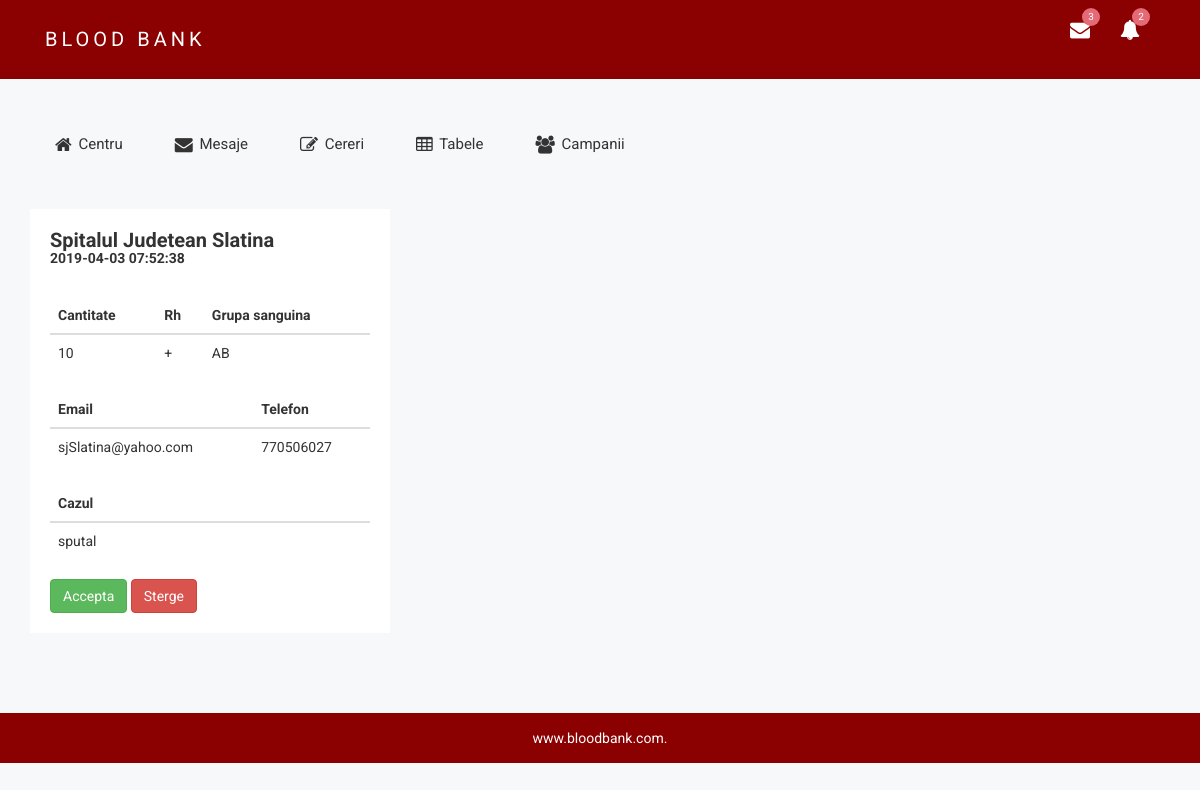
/bloodbank/a_centru/index.php/spitale/cereri_spitale, run on the app's committed database.
### tables this page shows
CREATE TABLE `spitale` (
  `ID` int(255) NOT NULL,
  `denumire` varchar(255) NOT NULL,
  `email` varchar(255) NOT NULL,
  `telefon` int(9) NOT NULL,
  `cantitate` int(255) NOT NULL,
  `rh` varchar(20) NOT NULL,
  `grupa` varchar(20) NOT NULL,
  `cazul` varchar(255) NOT NULL,
  `data_cererii` timestamp NOT NULL DEFAULT CURRENT_TIMESTAMP,
  `activ` int(11) NOT NULL
);

### bloodbank/a_centru/application/controllers/Spitale.php (called while the page is built, shortened)
<?php
class Spitale extends CI_Controller {
	public function __construct()
	{
		$this->load->model('spitale_m');
		$this->load->model('stocuri_m');
	}
	public function cereri_spitale(){
		$data = array(
			'spitale'=> $this->spitale_m->get_cereri_spitale(),
		);
		$this->load->view('layout/header');
		$this->load->view('layout/navbar');
		$this->load->view('cereri/cereri_spitale',$data);
		$this->load->view('layout/footer');
	}
}

### bloodbank/a_centru/index.php (called while the page is built, shortened)
<?php
require_once BASEPATH.'core/CodeIgniter.php';

### bloodbank/a_centru/application/models/spitale_m.php (called while the page is built, shortened)
<?php
class spitale_m extends CI_Model {
	function get_cereri_spitale(){
		$this->db->select('*');
		$this->db->from('spitale');
		$this->db->where('activ','0');
		$query=$this->db->get();
		return $query->result();
	}
	}

### bloodbank/a_centru/application/views/cereri/cereri_spitale.php (the view)
<div class="container">
    <div class="row">
       <?php foreach($spitale as $spital): ?>
        <div class="col-lg-4 col-md-6 col-sm-6 col-xs-12">
            <div class="recent-items-wp notika-shadow sm-res-mg-t-30">
                <div class="rc-it-ltd">
                    <div class="recent-items-ctn">
                        <div class="recent-items-title">
                            <h2><?php echo $spital->denumire?></h2>
                            <h5><?php echo $spital->data_cererii?></h5>
                        </div>
                    </div>
                    <div class="recent-items-inn">
                        <table class="table table-inner table-vmiddle">
                            <thead>
                                <tr>
                                    <th>Cantitate</th>
                                    <th>Rh</th>
                                    <th>Grupa sanguina</th>
                                </tr>
                            </thead>
                            <tbody>
                                <tr>
                                    <td class=""><?php echo $spital->cantitate?></td>
                                    <td><?php echo $spital->rh?></td>
                                    <td class=""><?php echo $spital->grupa?></td>
                                </tr>
                            </tbody>
                        </table>
                        <table class="table table-inner table-vmiddle">
                            <thead>
                                <tr>
                                    <th>Email</th>
                                    <th>Telefon</th>
                                </tr>
                            </thead>
                            <tbody>
                                <tr>
                                    <td ><?php echo $spital->email?></td>
                                    <td><?php echo $spital->telefon?></td>
                                </tr>
                            </tbody>
                        </table>
                    </div>
                    <table class="table table-inner table-vmiddle">
                        <thead>
                            <tr>
                                <th>Cazul</th>
                             </tr>
                        </thead>
                        <tbody>
                            <tr>
                                <td ><?php echo $spital->cazul?></td>
                            </tr>
                        </tbody>
                    </table>
                    <a class="btn btn-success" href="<?php echo base_url('spitale/make_active/'.$spital->ID) ?>">Accepta</a>
                    <a class="btn btn-danger"href="<?php echo base_url('spitale/delete/'.$spital->ID)?>">Sterge</a>
                </div>
            </div>
            <br>
        </div>
        <?php endforeach?>
    </div>
    <br>
</div>

### bloodbank/a_centru/assets/css/main.css (style rules this page uses)
html { color: #222; font-size: 1em; line-height: 1.4; }

### data on the page
spitale: denumire "Spitalul Judetean Slatina", data_cererii "2019-04-03 07:52:38", cantitate "10", rh "+", grupa "AB", email "sjSlatina@yahoo.com", telefon "770506027", cazul "sputal"
